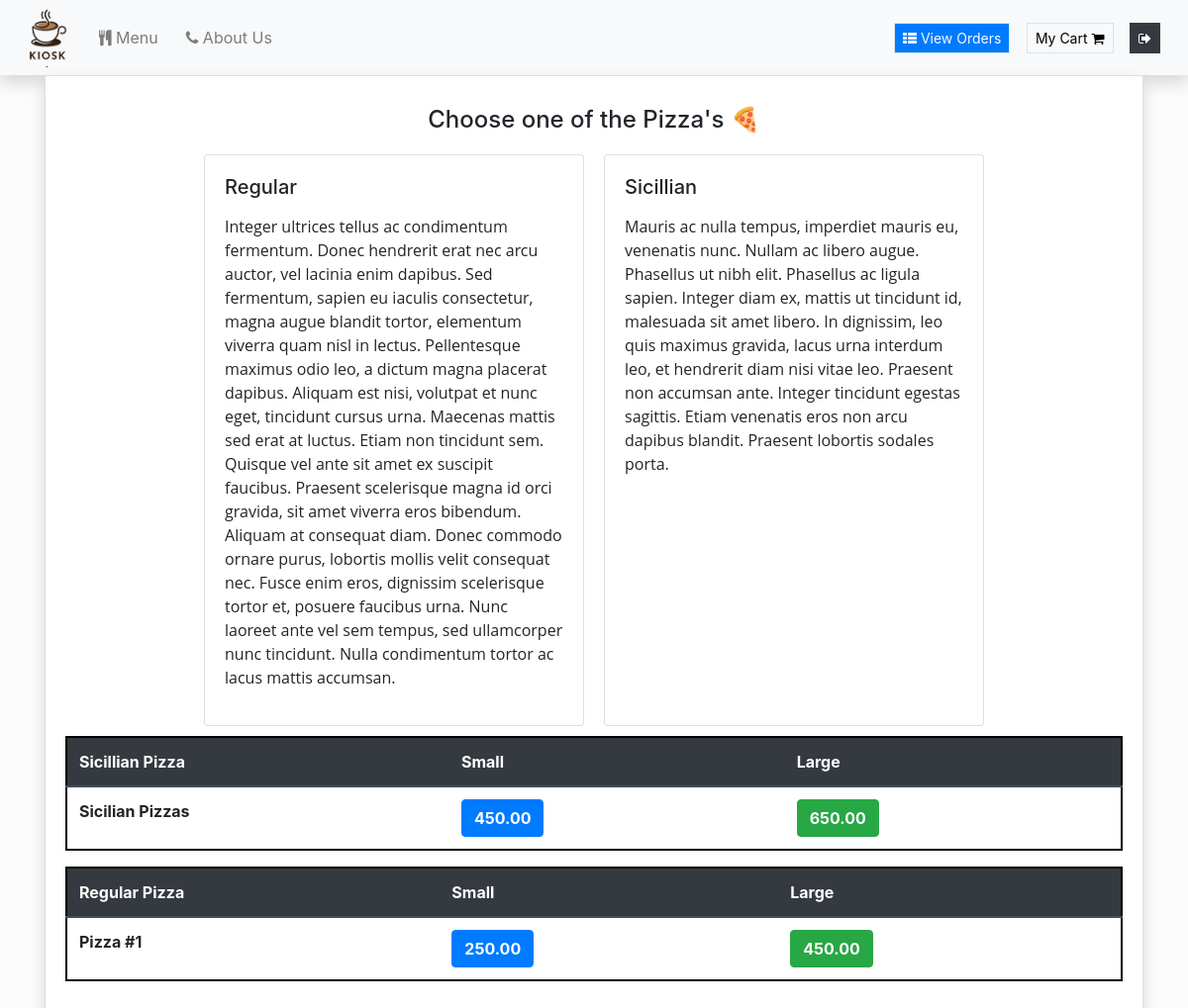
The app's page /Pizza (signed in) with its own data.
### orders/models.py (models this page shows, shortened)
class RegularPizza(models.Model):
    pizza_choice = models.CharField(max_length=200)
    small_price = models.DecimalField(max_digits=6, decimal_places=2)
    large_price = models.DecimalField(max_digits=6, decimal_places=2)
    category_description = models.TextField() #make this the wysiwyg text field
    class Meta:
        verbose_name = "List of Regular Pizza"
        verbose_name_plural = "List of Regular Pizza"

class SicilianPizza(models.Model):
    pizza_choice = models.CharField(max_length=200)
    small_price = models.DecimalField(max_digits=6, decimal_places=2)
    large_price = models.DecimalField(max_digits=6, decimal_places=2)
    category_description = models.TextField() #make this the wysiwyg text field
    class Meta:
        verbose_name = "List of Sicilian Pizza"
        verbose_name_plural = "List of Sicilian Pizza"

### orders/views.py (the view)
# urls.py: path("Pizza", views.pizza, name="pizza"),
def pizza(request):
    if request.user.is_authenticated:
        return render(request, "orders/pizza.html", context = {"regular_pizza":RegularPizza.objects.all, "sicillian_pizza":SicilianPizza.objects.all , "toppings":Toppings.objects.all, "number_of_toppings":3})
    else:
        return redirect("orders:login")

### orders/models.py (called while the page is built)
    def __str__(self):
        return f"{self.topping_name}"

### orders/templates/orders/pizza.html (shortened to what this page needs)
{% extends 'orders/header.html' %} {% block content %}
<div class="container">
    <div class="card shadow rounded-0">
        <div class="card-body">
            <h4 style="margin:10px; text-align:center;"> Choose one of the Pizza's &#x1f355 </h4>
            <div class="row justify-content-center">
                <div class="card" id="regular_pizza_card" style="width: 24rem; margin:10px;">
                    <div class="card-body">
                        <h5 class="card-title">Regular </h5>
                        {% for pizza in regular_pizza %} {% if pizza.category_description != "default" %}
                        <p class="card-text">{{ pizza.category_description | safe}}</p>
                        {% endif %} {% endfor %}
                    </div>
                </div>
                <div class="card" id="sicillian_pizza_card" style="width: 24rem; margin:10px;">
                    <div class="card-body">
                        <h5 class="card-title">Sicillian </h5>
                        {% for pizza in sicillian_pizza %} {% if pizza.category_description != "default" %}
                        <p class="card-text">{{ pizza.category_description | safe }}</p>
                        {% endif %} {% endfor %}
                    </div>
                </div>
            </div>
            <div class="row">
                <table class="table" id="sicillian_pizza_table" style="border: 2px solid black">
                    <thead class="thead-dark">
                        <tr>
                            <th scope="col">Sicillian Pizza</th>
                            <th scope="col">Small</th>
                            <th scope="col">Large</th>
                        </tr>
                    </thead>
                    <tbody>
                        {% for pizza in sicillian_pizza %}
                        <tr>
                            <th>{{pizza.pizza_choice}}</th>
                            {% if number_of_toppings %}
                            <td><button type="button" class="btn btn-primary add_to_cart" onclick="pizza_toppings({{number_of_toppings}}, 'Small Sicillian', {{pizza.small_price}})"><strong>{{pizza.small_price}}</strong></button></td>
                            <td><button type="button" class="btn btn-success add_to_cart" onclick="pizza_toppings({{number_of_toppings}}, 'Large Sicillian', {{pizza.large_price}})"><strong>{{pizza.large_price}}</strong></button></td>
                            {% endif %}
                        </tr>
                        {% endfor %}
                    </tbody>
                </table>
                <table class="table" id="regular_pizza_table" style="border: 2px solid black">
                    <thead class="thead-dark">
                        <tr>
                            <th scope="col">Regular Pizza</th>
                            <th scope="col">Small</th>
                            <th scope="col">Large</th>
                        </tr>
                    </thead>
                    <tbody>
                        {% for pizza in regular_pizza %}
                        <tr>
                            <th>{{pizza.pizza_choice}}</th>
                            {% if number_of_toppings %}
                            <td><button type="button" class="btn btn-primary add_to_cart" onclick="pizza_toppings({{number_of_toppings}}, 'Small Regular', {{pizza.small_price}})"><strong>{{pizza.small_price}}</strong></button></td>
                            <td><button type="button" class="btn btn-success add_to_cart" onclick="pizza_toppings({{number_of_toppings}}, 'Large Regular', {{pizza.large_price}})"><strong>{{pizza.large_price}}</strong></button></td>
                            {% endif %}
                        </tr>
                        {% endfor %}
                    </tbody>
                </table>
            </div>
        </div>
    </div>
</div>
{% endblock %}

### orders/static/orders/style.css (style rules this page uses)
html, body { height: 100%; width: 100%; }
body { background-repeat: no-repeat; background-size: cover; background-position: center center; backdrop-filter: brightness(0.9887); }
.ctn, .row { padding:0; margin:0; }
.nav-item, button, .navbar-text a { margin-right: 12px; }

### records on screen
RegularPizza: category_description "Integer ultrices tellus ac condimentum fermentum. Donec hendrerit erat nec arcu auctor, vel lacinia enim dapibus. Sed fermentum, sapien eu iaculis consectetur, magna augue blandit tortor, elementum viverra quam nisl in lectus. Pellentesque maximus odio leo, a dictum magna placerat dapibus. Aliquam est nisi, volutpat et nunc eget, tincidunt cursus urna. Maecenas mattis sed erat at luctus. Etiam non tincidunt sem. Quisque vel ante sit amet ex suscipit faucibus. Praesent scelerisque magna id orci gravida, sit amet viverra eros bibendum. Aliquam at consequat diam. Donec commodo ornare purus, lobortis mollis velit consequat nec. Fusce enim eros, dignissim scelerisque tortor et, posuere faucibus…", pizza_choice "Pizza #1", small_price "250.00", large_price "450.00"
SicilianPizza: category_description "Mauris ac nulla tempus, imperdiet mauris eu, venenatis nunc. Nullam ac libero augue. Phasellus ut nibh elit. Phasellus ac ligula sapien. Integer diam ex, mattis ut tincidunt id, malesuada sit amet libero. In dignissim, leo quis maximus gravida, lacus urna interdum leo, et hendrerit diam nisi vitae leo. Praesent non accumsan ante. Integer tincidunt egestas sagittis. Etiam venenatis eros non arcu dapibus blandit. Praesent lobortis sodales porta.", pizza_choice "Sicilian Pizzas", small_price "450.00", large_price "650.00"
